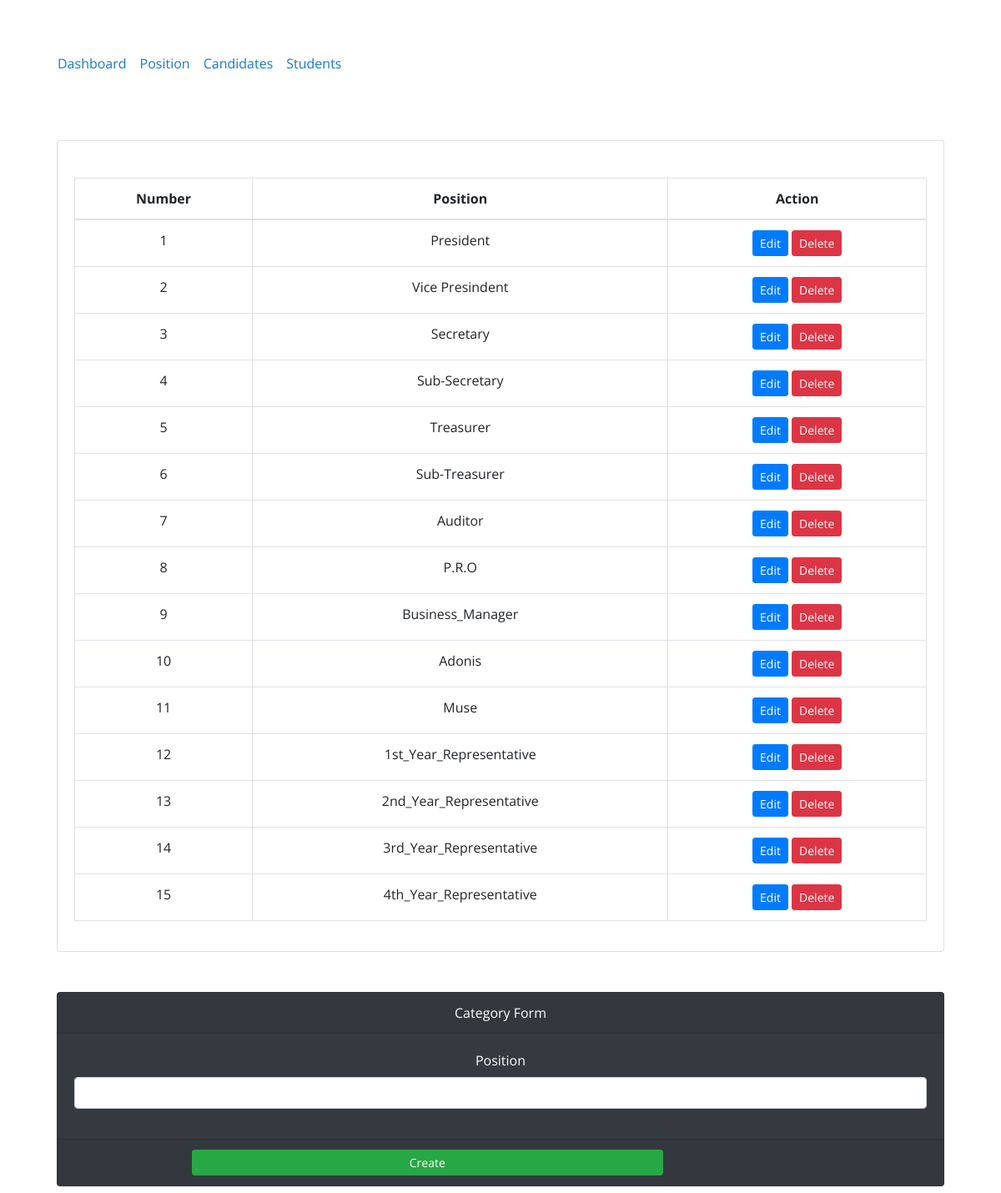
The page /index.php?page=categories (signed in) on the database its author committed.
### tables this page shows
CREATE TABLE `category_list` (
  `id` int(30) NOT NULL,
  `category` text NOT NULL
);

### categories.php (the view, shortened to what this page needs)
<?php include('db_connect.php');?>
<div class="container-fluid">
	<div class="col-lg-120">
		<div class="row text-center">
			<div class="col-md-12">
				<div class="card text-center">
					<div class="card-body">
						<table class="table table-bordered table-hover">
							<thead>
								<tr>
									<th class="text-center">Number</th>
									<th class="text-center">Position</th>
									<th class="text-center">Action</th>
								</tr>
							</thead>
								<?php
								$i = 1;
								$cats = $conn->query("SELECT * FROM category_list order by id asc");
								while($row=$cats->fetch_assoc()):
								?>
								<tr>
									<td class="text-center"><?php echo $i++ ?></td>
									<td class="text-center"><?php echo $row['category'] ?></td>
									<td class="text-center">
										<button class="btn btn-sm btn-primary edit_cat" type="button" data-id="<?php echo $row['id'] ?>" data-name="<?php echo $row['category'] ?>">Edit</button>
										<button class="btn btn-sm btn-danger delete_cat" type="button" data-id="<?php echo $row['id'] ?>">Delete</button>
									</td>
								</tr>
								<?php endwhile; ?>
								<br>
						</table>
					</div>
				</div>
				<br>
				<br>
			</div>
			<div class="col-md-12 text-white">
			<form action="" id="manage-category">
				<div class="card bg-dark">
					<div class="card-header">
						    Category Form
				  	</div>
					<div class="card-body">
							<div class="form-group">
								<label class="control-label">Position</label>
								<input type="text" class="form-control" name="category">
							</div>
					</div>
					<div class="card-footer text-center">
						<div class="row">
							<div class="col-md-10">
								<button class="btn btn-sm btn-success col-sm-8"> Create</button>
						</div>
					</div>
				</div>
			</form>
			</div>
		</div>
	</div>
</div>

### index.php (shortened to what this page needs)
<!DOCTYPE html>
<html lang="en">
<head>
<?php
 include('./header.php');
 ?>
</head>
<body>
	<?php include 'topbar.php' ?>
	<?php include 'navbar.php' ?>
  <main id="view-panel" >
      <?php $page = isset($_GET['page']) ? $_GET['page'] :'home'; ?>
  	<?php include $page.'.php' ?>
  </main>
</body>
</html>

### header.php (shortened to what this page needs)
  <link rel="stylesheet" href="assets/font-awesome/css/all.min.css">
<link href="assets/vendor/bootstrap/css/bootstrap.min.css" rel="stylesheet">
<link href="assets/vendor/icofont/icofont.min.css" rel="stylesheet">
<link href="assets/vendor/boxicons/css/boxicons.min.css" rel="stylesheet">
<link href="assets/vendor/venobox/venobox.css" rel="stylesheet">
<link href="assets/vendor/animate.css/animate.min.css" rel="stylesheet">
<link href="assets/vendor/remixicon/remixicon.css" rel="stylesheet">
<link href="assets/vendor/owl.carousel/assets/owl.carousel.min.css" rel="stylesheet">
<link href="assets/vendor/bootstrap-datepicker/css/bootstrap-datepicker.min.css" rel="stylesheet">
<link href="assets/DataTables/datatables.min.css" rel="stylesheet">
<link href="assets/css/style.css" rel="stylesheet">
<link type="text/css" rel="stylesheet" href="assets/css/jquery-te-1.4.0.css">

### topbar.php (shortened to what this page needs)
<nav class="navbar navbar-dark bg-blue fixed-top " style="padding:0;">
  <div class="container-fluid mt-2 mb-2">
	  	<div class="col-md-2 float-right text-white">
	  		<a href="ajax.php?action=logout" class="text-white"><?php echo $_SESSION['login_name'] ?> <i class="fa fa-power-off"></i></a>
	    </div>
    </div>
</nav>

### navbar.php (shortened to what this page needs)
<nav id="buttom" class='mx-lt-1 bg-jenn.jpeg' >
		<div class="nav-bar text-center">
			<br>
			<br>
		</div>
		<body>
    <header class="header_section">
      <div class="container text-center">
        <nav class="navbar navbar-expand-lg custom_nav-container">
          <div class="collapse navbar-collapse" id="navbarNav">
            <ul class="navbar-nav">
                <li class="nav-item">
                    <a class="nav-link" href="index.php?page=home">Dashboard</a>
                </li>
                <li class="nav-item">
                    <a class="nav-link" href="index.php?page=categories">Position</a>
                </li>
                <li class="nav-item">
                    <a class="nav-link" href="index.php?page=voting_list">Candidates</a>
                </li>
				        <li class="nav-item">
                    <a class="nav-link" href="index.php?page=users">Students</a>
                </li>
            </ul>
          </div>
</nav>

### assets/css/style.css (style rules this page uses)
body { font-family: "Open Sans", sans-serif; color: #444444; width: 100%; height: calc(100%); }
a { color: #1977cc; }
main#view-panel { margin-left: 250px; width:calc(100% - 250px); margin-top: 3.5rem; padding: .5em }

### index.php (style rules this page uses)
body { background: url(jenn.jpeg); }

### categories.php (style rules this page uses)
body { background: url(jenn.jpeg); }
main { margin-left: unset !important; width: calc(100%) !important }

### rows shown on the page
category_list: category "President"
category_list: category "Vice Presindent"
category_list: category "Secretary"
category_list: category "Sub-Secretary"
category_list: category "Treasurer"
category_list: category "Sub-Treasurer"
category_list: category "Auditor"
category_list: category "P.R.O"
category_list: category "Business_Manager"
category_list: category "Adonis"
category_list: category "Muse"
category_list: category "1st_Year_Representative"
category_list: category "2nd_Year_Representative"
category_list: category "3rd_Year_Representative"
category_list: category "4th_Year_Representative"
